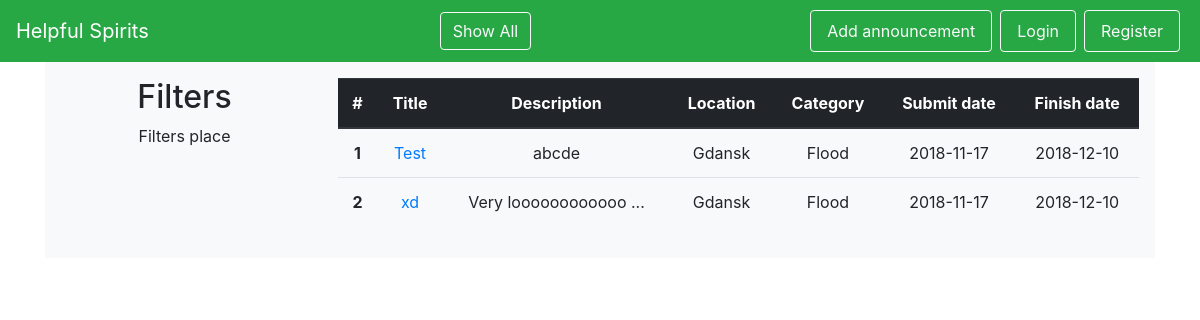
Page /posters on the earlier database version.
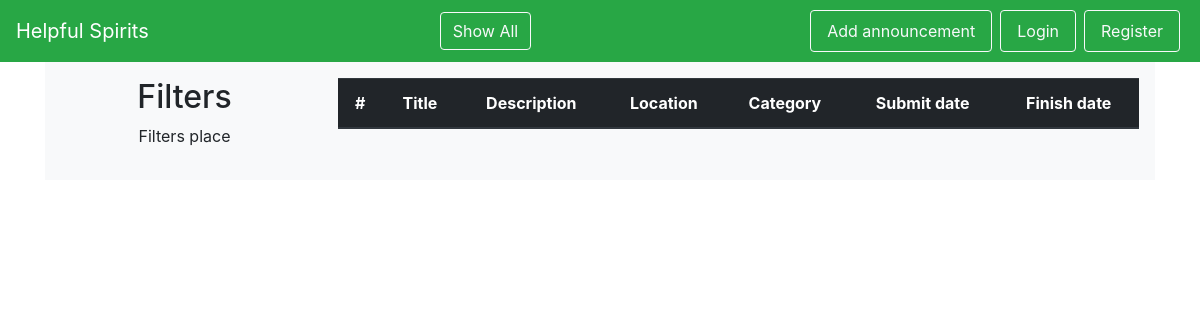
Same page on the later database version.
### helpful_spirits/models.py (models this page shows, shortened)
class Poster(db.Model):
    id = db.Column(db.Integer, primary_key=True)
    add_date = db.Column(db.Date, nullable=False)
    start_date = db.Column(db.Date, nullable=False)
    end_date = db.Column(db.Date)
    is_active = db.Column(db.Boolean, nullable=False)
    title = db.Column(db.String(100), nullable=False)
    description = db.Column(db.String(1000), nullable=False)
    location_id = db.Column(db.Integer, db.ForeignKey('location.id'), nullable=False)
    victim_id = db.Column(db.Integer, db.ForeignKey('victim.id'), nullable=False)
    category_id = db.Column(db.Integer, db.ForeignKey('category.id'), nullable=False)
    @staticmethod
    def get_all_active():
        return Poster.query.filter_by(is_active=True).filter(Poster.end_date >= date.today()).all()

class City(db.Model):
    id = db.Column(db.Integer, primary_key=True)
    name = db.Column(db.String(50), nullable=False, unique=True)
    volunteers = db.relationship('Volunteer', backref='city')
    locations = db.relationship('Location', backref='city')

class Category(db.Model):
    id = db.Column(db.Integer, primary_key=True)
    name = db.Column(db.String(50), nullable=False)
    danger_level = db.Column(db.Integer, nullable=False)
    posters = db.relationship('Poster', backref='category')

### helpful_spirits/views.py (the view)
@app.route('/posters')
def posters():
    all_active_posters = Poster.get_all_active()
    iterator_ = zip(all_active_posters, range(len(all_active_posters)))
    return render_template('posters.html', posters=iterator_)

### helpful_spirits/templates/posters.html (shortened to what this page needs)
{% extends 'base.html' %}
{% block body %}
    <div id="wrapper-div" style="background-color: #f8f9fa;">
        <div class="row py-3 px-3">
            <div class="col-3 text-center">
                <h2>Filters</h2>
                <p>
                    Filters place
                </p>
            </div>
            <div class="col-9">
                <div id="posters">
                    <table class="table text-center">
                        <thead class="thead-dark">
                        <tr>
                            <th scope="col">#</th>
                            <th scope="col">Title</th>
                            <th scope="col">Description</th>
                            <th scope="col">Location</th>
                            <th scope="col">Category</th>
                            <th scope="col">Submit date</th>
                            <th scope="col">Finish date</th>
                        </tr>
                        </thead>
                        <tbody>
                        {% for poster, index in posters %}
                            <tr>
                                <th scope="row">{{ index +  1 }}</th>
                                <td><a href="/posters/{{ poster.id }}" > {{ poster.title }}</a></td>
                                <td>{{ poster.description[0:18] }}{% if poster.description[18]!=nil %}
                                    ...{% endif %}</td>
                                <td>{{ poster.location.city.name }}</td>
                                <td>{{ poster.category.name }}</td>
                                <td>{{ poster.add_date }}</td>
                                <td>{{ poster.end_date }}</td>
                            </tr>
                        {% endfor %}
                        </tbody>
                    </table>
                </div>
            </div>
        </div>
    </div>
{% endblock %}

### helpful_spirits/templates/base.html (shortened to what this page needs)
<!DOCTYPE html>
<html lang="en">
<head>
    <link rel="stylesheet" href="https://stackpath.bootstrapcdn.com/bootstrap/4.1.3/css/bootstrap.min.css">
</head>
<body>
    {% include 'includes/_navbar.html' %}
    <div class="container">
    {% block body %}
    {% endblock %}
    </div>
</body>
</html>

### helpful_spirits/templates/includes/_navbar.html (shortened to what this page needs)
<nav class="navbar navbar-dark bg-success sticky-top">
  <a class="navbar-brand" href="/">Helpful Spirits</a>
  <form class="form-inline">
    <a class="btn btn-outline-light my-1 my-0 mx-1" href="/posters">Show All</a>
  </form>
  <ul class="nav list-inline">
      {% if not current_user.is_authenticated %}
          <li class="nav-item">
              <a class="nav-link btn btn-outline-light mx-1" href="/login">Add announcement</a>
          </li>
          <li class="nav-item">
              <a class="nav-link btn btn-outline-light mx-1" href="/login">Login</a>
          </li>
          <li class="nav-item">
              <a class="nav-link btn btn-outline-light mx-1" href="/register">Register</a>
          </li>
      {% endif %}
  </ul>
</nav>

Differences in the rows shown:
removed Poster: index "1", title "Test", description "abcde", location.city.name "Gdansk", category.name "Flood", add_date "2018-11-17", end_date "2018-12-10"
removed Poster: index "2", title "xd", description "Very loooooooooooo", location.city.name "Gdansk", category.name "Flood", add_date "2018-11-17", end_date "2018-12-10"
